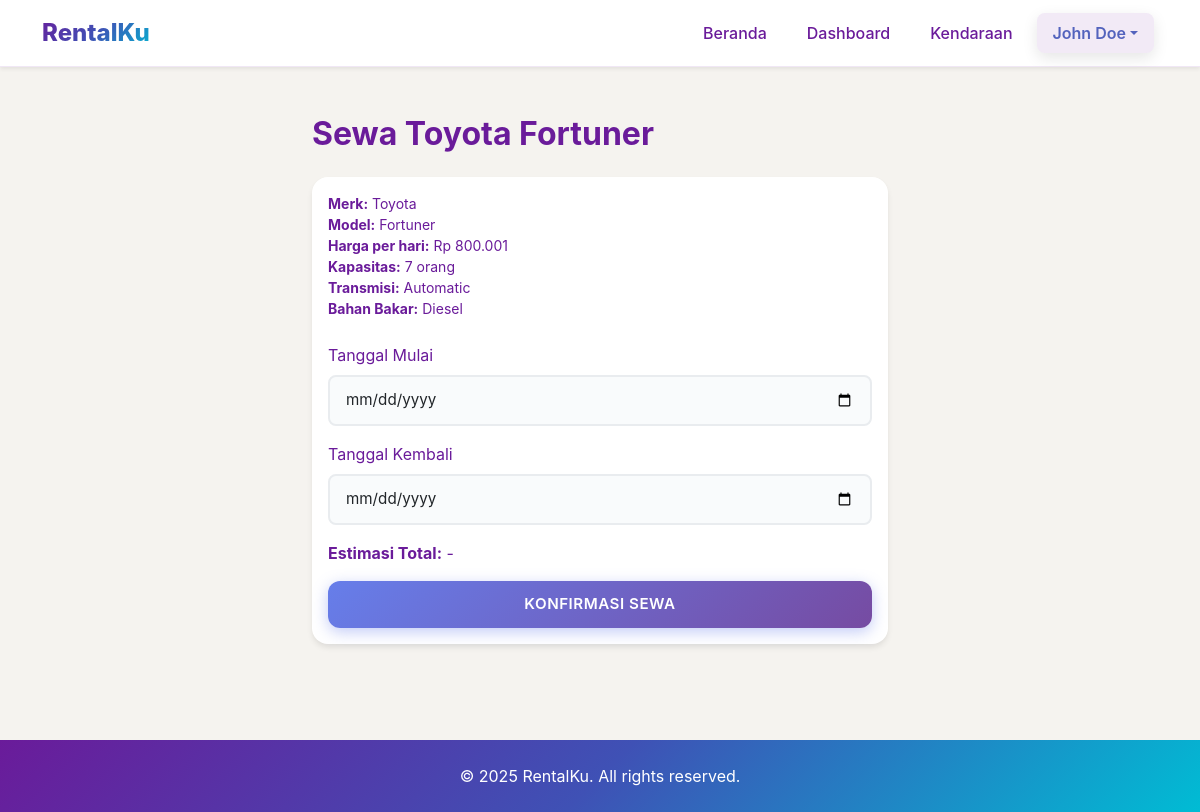
The page /booking.php?vid=1 (signed in) on the database its author committed.
### tables this page shows
CREATE TABLE `vehicles` (
  `id` int(10) UNSIGNED NOT NULL,
  `brand` varchar(100) NOT NULL,
  `model` varchar(100) NOT NULL,
  `plat_nomor` varchar(20) NOT NULL,
  `type_id` int(10) UNSIGNED NOT NULL,
  `price_per_day` int(10) UNSIGNED NOT NULL,
  `seats` tinyint(4) NOT NULL DEFAULT 1,
  `transmission` enum('Manual','Automatic') DEFAULT 'Manual',
  `fuel` enum('Bensin','Diesel','Listrik') DEFAULT 'Bensin',
  `image` varchar(255) DEFAULT NULL,
  `status` enum('Tersedia','Disewa','Servis') DEFAULT 'Tersedia',
  `created_at` timestamp NOT NULL DEFAULT current_timestamp(),
  `updated_at` timestamp NULL DEFAULT NULL ON UPDATE current_timestamp()
);

### includes/functions.php (called while the page is built, shortened)
<?php
function h(?string $str): string
{
    static $cache = [];
    $key = md5($str);
    if (!isset($cache[$key])) {
        $cache[$key] = htmlspecialchars($str, ENT_QUOTES, 'UTF-8');
    }
    return $cache[$key];
}

### booking.php (the view, shortened to what this page needs)
<?php
require_once __DIR__.'/includes/db.php';
require_once __DIR__.'/includes/functions.php';
$vid = $_GET['vid'] ?? 0;
$stmt = $pdo->prepare("SELECT * FROM vehicles WHERE id = ?");
$stmt->execute([$vid]);
$vehicle = $stmt->fetch();
$success = $error = '';
include_once __DIR__.'/includes/header.php';
?>
<div class="container py-5" style="max-width: 600px;">
  <h2 class="fw-bold mb-4">Sewa <?= h($vehicle['brand'].' '.$vehicle['model']); ?></h2>
  <?php if ($success): ?>
    <div class="alert alert-success"><?= h($success); ?></div>
    <a href="index.php" class="btn btn-gradient">Kembali ke Beranda</a>
    <meta http-equiv="refresh" content="5;url=index.php">
  <?php else: ?>
    <div class="card card-body shadow-sm">
      <ul class="list-unstyled mb-4 small">
        <li><strong>Merk:</strong> <?= h($vehicle['brand']); ?></li>
        <li><strong>Model:</strong> <?= h($vehicle['model']); ?></li>
        <li><strong>Harga per hari:</strong> Rp <?= number_format($vehicle['price_per_day'], 0, ',', '.'); ?></li>
        <li><strong>Kapasitas:</strong> <?= h($vehicle['seats']); ?> orang</li>
        <li><strong>Transmisi:</strong> <?= h($vehicle['transmission']); ?></li>
        <li><strong>Bahan Bakar:</strong> <?= h($vehicle['fuel']); ?></li>
      </ul>
      <form method="POST">
        <div class="mb-3">
          <label class="form-label">Tanggal Mulai</label>
          <input type="date" name="rent_date" class="form-control" required id="rent-date">
        </div>
        <div class="mb-3">
          <label class="form-label">Tanggal Kembali</label>
          <input type="date" name="return_date" class="form-control" required id="return-date">
        </div>
        <p><strong>Estimasi Total:</strong> <span id="estimation">-</span></p>
        <button class="btn btn-gradient w-100">Konfirmasi Sewa</button>
      </form>
    </div>
  <?php endif; ?>
</div>
<?php include_once __DIR__.'/includes/footer.php'; ?>

### assets/css/style.css (style rules this page uses)
:root { --elegant-cream: #f5f3ef; --elegant-navy: #1f2937; --elegant-sand: #c6a477; --elegant-olive: #748067; --elegant-charcoal: #2c2c2c; --elegant-muted: #7a7a7a; --pure-white: #ffffff; --soft-gray: #f8f9fa; --warm-sand: #b08b59; --muted-red: #a85a52; --medium-gray: #6c757d; --dark-text: #2c2c2c; --light-text: #7a7a7a; --border-color: #e0e0e0; --gradient-main: linear-gradient( 135deg, var(--vibrant-purple) 0%, var(--vibrant-blue) 50%, var(--vibrant-cyan) 100% ); --gradient-reverse: linear-gradient( 135deg, var(--vibrant-cyan) 0%, var(--vibrant-blue) 50%, var(--vibrant-purple) 100% ); --gradient-soft: linear-gradient( 135deg, rgba(106, 27, 154, 0.1) 0%, rgba(63, 81, 181, 0.1) 50%, rgba(0, 188, 212, 0.1) 100% ); --gradient-card: linear-gradient( 145deg, rgba(255, 255, 255, 0.9) 0%, rgba(248, 249, 250, 0.8) 100% ); --shadow-premium: 0 25px 70px -15px rgba(106, 27, 154, 0.3); --shadow-float: 0 35px 80px -15px rgba(106, 27, 154, 0.4); --shadow-card: 0 15px 35px rgba(106, 27, 154, 0.1); --shadow-button: 0 10px 25px rgba(106, 27, 154, 0.2); --glass-bg: rgba(255, 255, 255, 0.15); --glass-border: rgba(255, 255, 255, 0.2); --glass-backdrop: blur(25px); }
body { font-family: "Poppins", "Inter", -apple-system, BlinkMacSystemFont, sans-serif !important; background-color: var(--elegant-cream) !important; color: var(--elegant-charcoal) !important; font-weight: 400; }
.btn-gradient { background: var(--gradient-main) !important; color: var(--pure-white); border: none; border-radius: 50px; padding: 15px 35px; font-weight: 700; font-size: 0.95rem; letter-spacing: 0.5px; text-transform: uppercase; box-shadow: var(--shadow-button); transition: all 0.4s cubic-bezier(0.175, 0.885, 0.32, 1.275); position: relative; overflow: hidden; backdrop-filter: blur(10px); border: 2px solid transparent; }
.btn-gradient::before { content: ""; position: absolute; top: -50%; left: -50%; width: 200%; height: 200%; background: linear-gradient( 45deg, transparent, rgba(255, 255, 255, 0.1), transparent ); transform: rotate(45deg); transition: all 0.6s; }
.btn-gradient::before { content: ""; position: absolute; top: 0; left: -100%; width: 100%; height: 100%; background: linear-gradient( 90deg, transparent, rgba(255, 255, 255, 0.2), transparent ); transition: left 0.5s; }
::placeholder { color: #999; font-style: italic; }
.card { border: none; border-radius: 20px; box-shadow: 0 8px 30px rgba(107, 70, 193, 0.1); transition: all 0.3s cubic-bezier(0.4, 0, 0.2, 1); backdrop-filter: blur(10px); background: rgba(255, 255, 255, 0.95); }
.btn { border-radius: 15px; font-weight: 500; padding: 10px 20px; transition: all 0.3s cubic-bezier(0.4, 0, 0.2, 1); border: 2px solid transparent; }
.form-control, .form-select { border: 2px solid #e5e7eb; border-radius: 15px; padding: 12px 16px; font-size: 14px; transition: all 0.3s cubic-bezier(0.4, 0, 0.2, 1); background: rgba(248, 250, 252, 0.8); }
.light-theme { --bg-primary: #ffffff; --bg-secondary: #f8f9fa; --text-primary: #1f2937; --text-secondary: #6b7280; --border-color: #e5e7eb; }

### includes/header.php (style rules this page uses)
body { font-family: 'Inter', -apple-system, sans-serif; }
.btn-gradient { background: linear-gradient(135deg, #6a1b9a, #1976d2); color: white; border: none; padding: 12px 24px; border-radius: 25px; font-weight: 600; }
.btn-gradient { background: linear-gradient(135deg, #667eea 0%, #764ba2 100%) !important; color: white !important; border: none !important; border-radius: 12px !important; padding: 12px 24px !important; font-weight: 600 !important; transition: all 0.3s ease !important; box-shadow: 0 4px 15px rgba(102, 126, 234, 0.4) !important; }
.card { border-radius: 16px !important; box-shadow: 0 4px 6px -1px rgb(0 0 0 / 0.1) !important; transition: all 0.3s ease !important; border: none !important; }

### rows shown on the page
vehicles: brand+model "Toyota Fortuner", brand "Toyota", model "Fortuner", price_per_day "800.001", seats "7", transmission "Automatic", fuel "Diesel"

### other values the page prints
$_SESSION['user']['name'] "John Doe"
